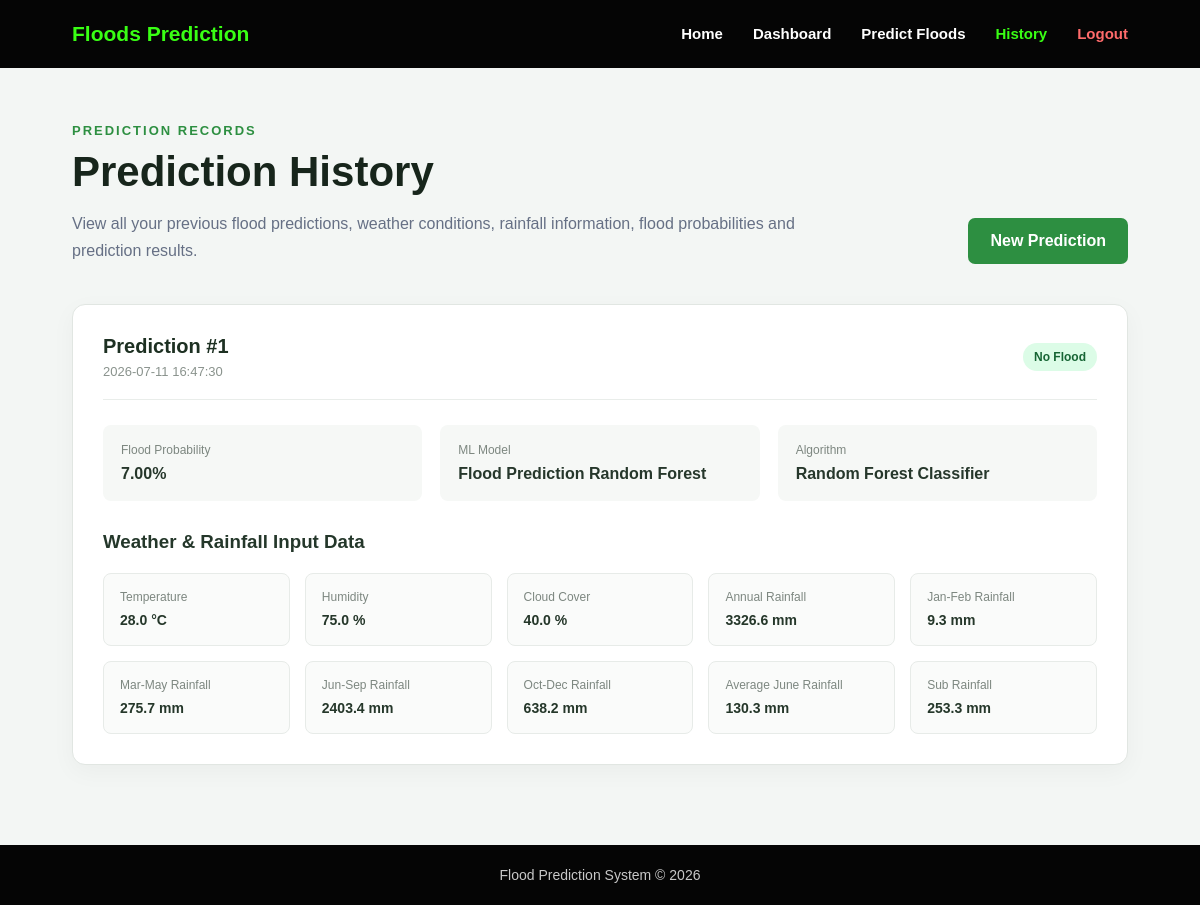
The page /history (signed in) on the database its author committed.
### tables this page shows
CREATE TABLE Prediction_Result (

            PredictionID INTEGER PRIMARY KEY AUTOINCREMENT,

            DataID INTEGER NOT NULL,

            ModelID INTEGER NOT NULL,

            FloodResult INTEGER NOT NULL,

            FloodProbability REAL,

            PredictionDate TIMESTAMP DEFAULT CURRENT_TIMESTAMP,

            FOREIGN KEY (DataID)
            REFERENCES Weather_Data(DataID)
            ON DELETE CASCADE,

            FOREIGN KEY (ModelID)
            REFERENCES ML_Model(ModelID)
            ON DELETE CASCADE

        );

CREATE TABLE ML_Model (

            ModelID INTEGER PRIMARY KEY AUTOINCREMENT,

            ModelName TEXT NOT NULL,

            AlgorithmType TEXT NOT NULL,

            Accuracy REAL,

            ModelFile TEXT NOT NULL

        );

CREATE TABLE Weather_Data (

            DataID INTEGER PRIMARY KEY AUTOINCREMENT,

            UserID INTEGER NOT NULL,

            Temp REAL NOT NULL,

            Humidity REAL NOT NULL,

            CloudCover REAL NOT NULL,

            AnnualRainfall REAL NOT NULL,

            JanFebRainfall REAL NOT NULL,

            MarMayRainfall REAL NOT NULL,

            JunSepRainfall REAL NOT NULL,

            OctDecRainfall REAL NOT NULL,

            AvgJuneRainfall REAL NOT NULL,

            SubRainfall REAL NOT NULL,

            CreatedAt TIMESTAMP DEFAULT CURRENT_TIMESTAMP,

            FOREIGN KEY (UserID)
            REFERENCES Users(UserID)
            ON DELETE CASCADE

        );

### app.py (the view)
@app.route("/history")
@login_required
def history():
    connection = get_db_connection()
    predictions = connection.execute(
        """
        SELECT

            pr.PredictionID,

            pr.FloodResult,

            pr.FloodProbability,

            pr.PredictionDate,

            wd.DataID,

            wd.Temp,

            wd.Humidity,

            wd.CloudCover,

            wd.AnnualRainfall,

            wd.JanFebRainfall,

            wd.MarMayRainfall,

            wd.JunSepRainfall,

            wd.OctDecRainfall,

            wd.AvgJuneRainfall,

            wd.SubRainfall,

            mm.ModelName,

            mm.AlgorithmType

        FROM Prediction_Result AS pr

        JOIN Weather_Data AS wd
        ON pr.DataID = wd.DataID

        JOIN ML_Model AS mm
        ON pr.ModelID = mm.ModelID

        WHERE wd.UserID = ?

        ORDER BY
            pr.PredictionDate DESC
        """,
        (
            session["user_id"],
        )
    ).fetchall()
    connection.close()
    return render_template(
        "history.html",
        predictions=predictions
    )

### app.py (called while the page is built, shortened)
def get_db_connection():
    connection = sqlite3.connect(DATABASE)
    connection.row_factory = sqlite3.Row
    connection.execute(
        "PRAGMA foreign_keys = ON"
    )
    return connection

def login_required(route_function):
    @wraps(route_function)
    def wrapper(*args, **kwargs):
        return route_function(
            *args,
            **kwargs
        )
    return wrapper

### templates/history.html (shortened to what this page needs)
<!DOCTYPE html>
<html lang="en">
<head>
    <link
        rel="stylesheet"
        href="{{ url_for('static', filename='style.css') }}"
    >
</head>
<body class="history-page">
<nav class="navbar">
    <div class="logo">
        <a href="{{ url_for('home') }}">
            Floods Prediction
        </a>
    </div>
    <ul class="nav-links">
        <li>
            <a href="{{ url_for('home') }}">
                Home
            </a>
        </li>
        <li>
            <a href="{{ url_for('dashboard') }}">
                Dashboard
            </a>
        </li>
        <li>
            <a href="{{ url_for('predict') }}">
                Predict Floods
            </a>
        </li>
        <li>
            <a
                href="{{ url_for('history') }}"
                class="active"
            >
                History
            </a>
        </li>
        <li>
            <a
                href="{{ url_for('logout') }}"
                class="logout-link"
            >
                Logout
            </a>
        </li>
    </ul>
</nav>
<main class="history-main">
    <section class="history-header">
        <div>
            <p class="section-label">
                PREDICTION RECORDS
            </p>
            <h1>
                Prediction History
            </h1>
            <p>
                View all your previous flood predictions,
                weather conditions, rainfall information,
                flood probabilities and prediction results.
            </p>
        </div>
        <a
            href="{{ url_for('predict') }}"
            class="dashboard-predict-btn"
        >
            New Prediction
        </a>
    </section>
    {% if predictions %}
        <section class="history-list">
            {% for prediction in predictions %}
                <article class="history-card">
                    <div class="history-card-header">
                        <div>
                            <p class="history-id">
                                Prediction
                                #{{ prediction["PredictionID"] }}
                            </p>
                            <p class="history-date">
                                {{ prediction["PredictionDate"] }}
                            </p>
                        </div>
                        <div>
                            {% if prediction["FloodResult"] == 1 %}
                                <span class="result-badge flood-badge">
                                    Flood Risk
                                </span>
                            {% else %}
                                <span class="result-badge safe-badge">
                                    No Flood
                                </span>
                            {% endif %}
                        </div>
                    </div>
                    <div class="history-summary">
                        <div class="history-summary-item">
                            <span class="summary-label">
                                Flood Probability
                            </span>
                            <strong>
                                {{ "%.2f"|format(
                                    prediction["FloodProbability"]
                                ) }}%
                            </strong>
                        </div>
                        <div class="history-summary-item">
                            <span class="summary-label">
                                ML Model
                            </span>
                            <strong>
                                {{ prediction["ModelName"] }}
                            </strong>
                        </div>
                        <div class="history-summary-item">
                            <span class="summary-label">
                                Algorithm
                            </span>
                            <strong>
                                {{ prediction["AlgorithmType"] }}
                            </strong>
                        </div>
                    </div>
                    <div class="history-data-section">
                        <h3>
                            Weather & Rainfall Input Data
                        </h3>
                        <div class="history-data-grid">
                            <div class="history-data-item">
                                <span>
                                    Temperature
                                </span>
                                <strong>
                                    {{ prediction["Temp"] }} °C
                                </strong>
                            </div>
                            <div class="history-data-item">
                                <span>
                                    Humidity
                                </span>
                                <strong>
                                    {{ prediction["Humidity"] }} %
                                </strong>
                            </div>
                            <div class="history-data-item">
                                <span>
                                    Cloud Cover
                                </span>
                                <strong>
                                    {{ prediction["CloudCover"] }} %
                                </strong>
                            </div>
                            <div class="history-data-item">
                                <span>
                                    Annual Rainfall
                                </span>
                                <strong>
                                    {{ prediction["AnnualRainfall"] }}
                                    mm
                                </strong>
                            </div>
                            <div class="history-data-item">
                                <span>
                                    Jan-Feb Rainfall
                                </span>
                                <strong>
                                    {{ prediction["JanFebRainfall"] }}
                                    mm
                                </strong>
                            </div>
                            <div class="history-data-item">
                                <span>
                                    Mar-May Rainfall
                                </span>
                                <strong>
                                    {{ prediction["MarMayRainfall"] }}
                                    mm
                                </strong>
                            </div>
                            <div class="history-data-item">
                                <span>
                                    Jun-Sep Rainfall
                                </span>
                                <strong>
                                    {{ prediction["JunSepRainfall"] }}
                                    mm
                                </strong>
                            </div>
                            <div class="history-data-item">
                                <span>
                                    Oct-Dec Rainfall
                                </span>
                                <strong>
                                    {{ prediction["OctDecRainfall"] }}
                                    mm
                                </strong>
                            </div>
                            <div class="history-data-item">
                                <span>
                                    Average June Rainfall
                                </span>
                                <strong>
                                    {{ prediction["AvgJuneRainfall"] }}
                                    mm
                                </strong>
                            </div>
                            <div class="history-data-item">
                                <span>
                                    Sub Rainfall
                                </span>
                                <strong>
                                    {{ prediction["SubRainfall"] }}
                                    mm
                                </strong>
                            </div>
                        </div>
                    </div>
                </article>
            {% endfor %}
        </section>
    {% endif %}
</main>
<footer class="dashboard-footer">
    <p>
        Flood Prediction System
        &copy; 2026
    </p>
</footer>
</body>
</html>

### static/style.css (style rules this page uses)
* { margin: 0; padding: 0; box-sizing: border-box; }
html { scroll-behavior: smooth; }
body { min-height: 100vh; font-family: Arial, Helvetica, sans-serif; background: #f4f7f5; color: #1f2937; }
a { text-decoration: none; }
.navbar { width: 100%; min-height: 68px; padding: 0 6%; background: #050505; display: flex; align-items: center; justify-content: space-between; position: relative; z-index: 1000; }
.logo a { color: #39ff14; font-size: 21px; font-weight: 700; }
.nav-links { display: flex; align-items: center; gap: 30px; list-style: none; }
.nav-links a { color: #ffffff; font-size: 15px; font-weight: 600; transition: 0.3s; }
.nav-links a:hover, .nav-links a.active { color: #39ff14; }
.logout-link { color: #ff6b6b !important; }
.section-label, .dashboard-label, .hero-small-title { color: #2d8f41; font-size: 13px; font-weight: 800; letter-spacing: 2px; text-transform: uppercase; }
.home-footer, .dashboard-footer { background: #050505; color: #c8c8c8; }
.dashboard-footer { padding: 22px; text-align: center; font-size: 14px; }
.dashboard-predict-btn { display: inline-block; flex-shrink: 0; padding: 14px 22px; border-radius: 7px; background: #2d8f41; color: #ffffff; font-weight: 700; transition: 0.3s; }
.result-badge { display: inline-block; padding: 7px 11px; border-radius: 20px; font-size: 12px; font-weight: 800; }
.safe-badge { color: #166534; background: #dcfce7; }
.history-page { background: #f3f6f4; }
.history-main { width: 88%; max-width: 1200px; min-height: calc(100vh - 150px); margin: auto; padding: 55px 0 80px; }
.history-header { display: flex; align-items: flex-end; justify-content: space-between; gap: 30px; margin-bottom: 40px; }
.history-header h1 { margin: 10px 0 14px; font-size: 42px; color: #17251b; }
.history-header > div > p:last-child { max-width: 750px; color: #667085; line-height: 1.7; }
.history-list { display: flex; flex-direction: column; gap: 25px; }
.history-card { padding: 30px; background: #ffffff; border: 1px solid #e1e6e2; border-radius: 13px; box-shadow: 0 7px 25px rgba(0, 0, 0, 0.04); }
.history-card-header { display: flex; align-items: center; justify-content: space-between; gap: 20px; padding-bottom: 20px; border-bottom: 1px solid #e9edea; }
.history-id { color: #1d3022; font-size: 20px; font-weight: 800; }
.history-date { margin-top: 6px; color: #8a938d; font-size: 13px; }
.history-summary { display: grid; grid-template-columns: repeat(3, 1fr); gap: 18px; margin: 25px 0; }
.history-summary-item { padding: 18px; background: #f6f8f6; border-radius: 8px; }
.summary-label { display: block; margin-bottom: 8px; color: #7d8780; font-size: 12px; }
.history-summary-item strong { color: #26372b; }
.history-data-section { padding-top: 5px; }
.history-data-section h3 { margin-bottom: 20px; color: #24372a; }
.history-data-grid { display: grid; grid-template-columns: repeat(5, 1fr); gap: 15px; }
.history-data-item { padding: 16px; background: #fafbfa; border: 1px solid #e7ebe8; border-radius: 8px; }
.history-data-item span { display: block; margin-bottom: 7px; color: #7d8780; font-size: 12px; }
.history-data-item strong { color: #25372a; font-size: 14px; }

### rows shown on the page
Prediction_Result: PredictionID "1", PredictionDate "2026-07-11 16:47:30", FloodResult "No Flood", FloodProbability "7.00", ModelName "Flood Prediction Random Forest", AlgorithmType "Random Forest Classifier", Temp "28.0", Humidity "75.0", CloudCover "40.0", AnnualRainfall "3326.6", JanFebRainfall "9.3", MarMayRainfall "275.7", JunSepRainfall "2403.4", OctDecRainfall "638.2", AvgJuneRainfall "130.3", SubRainfall "253.3"
